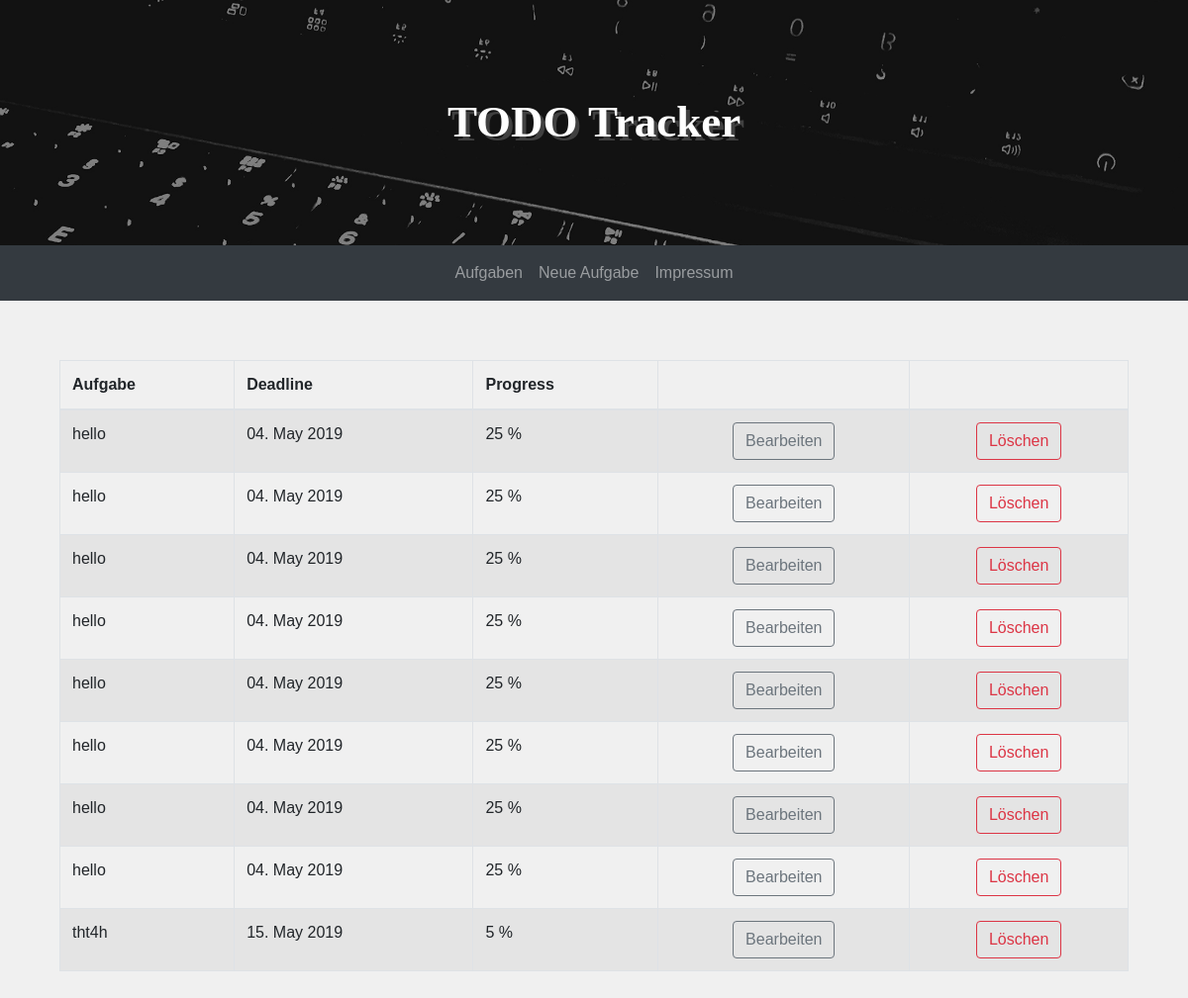
The app's page /catalog/, older data.
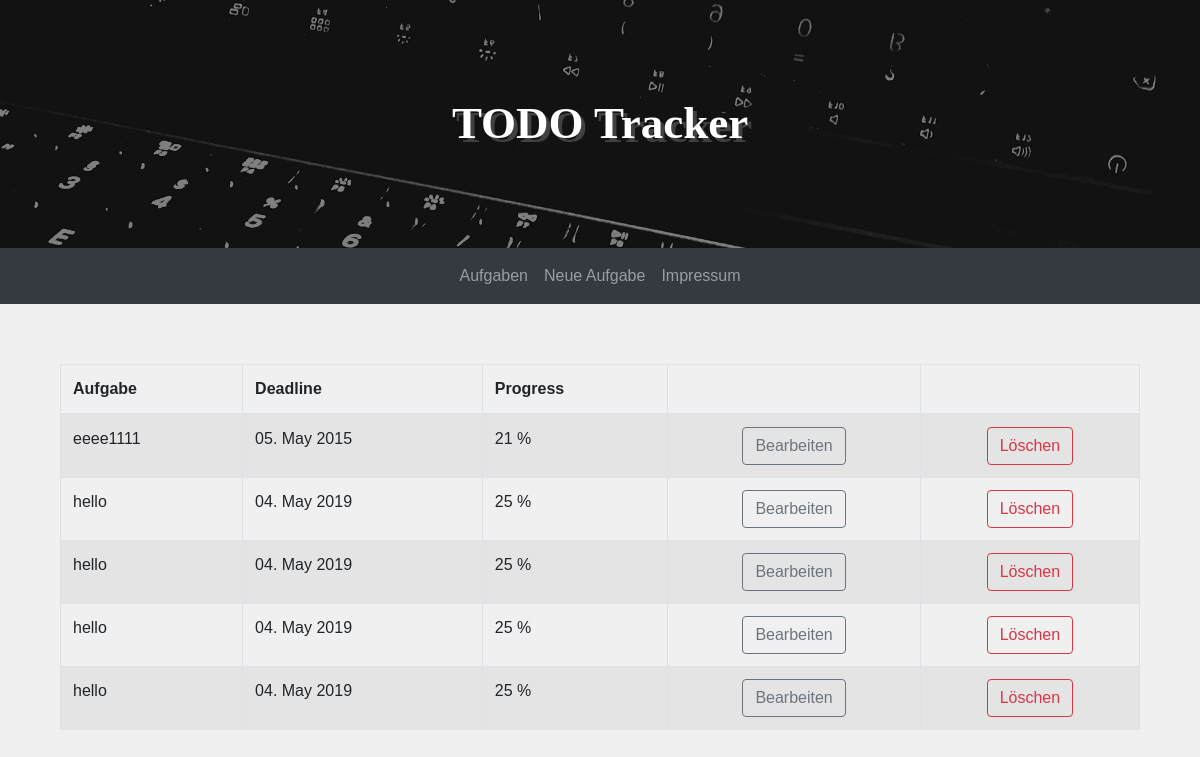
The same page, newer data.
### catalog/models.py (models this page shows, shortened)
class Todo(models.Model):
	name = models.CharField(max_length=80)
	deadline = models.DateField()
	progress = models.IntegerField()

### catalog/views.py (the view)
# urls.py: path('', views.index, name ='index'),
def index(request):
    todo_list = Todo.objects.all()
    context = {
        'todo_list': todo_list,
    }
    return render(request, 'index.html', context=context)

### catalog/templates/index.html
{% extends "base.html" %}
{% block content %}
<div class="contents">
   <div class="table-responsive">
      <table class="table table-striped table-bordered">
         <thead>
            <tr>
               <th scope="col">Aufgabe</th>
               <th scope="col">Deadline</th>
               <th scope="col">Progress</th>
               <th scope="col"></th>
               <th scope="col"></th>
            </tr>
         </thead>
         <tbody>
            {% for todo in todo_list %}
            <tr>
               <td>{{ todo.name }}</td>
               <td>{{ todo.deadline }}</td>
               <td>{{ todo.progress }} % </td>
               <td>
                  <center><a role="button" class="btn btn-outline-secondary" href="{% url 'page_edit_task' todo.pk %}">Bearbeiten</a></center>
               </td>
               <td>
                  <center><a role="button" onclick="return confirm('Are you sure you want to delete this?')" class="btn btn-outline-danger " href="{% url 'delete' todo.pk %}">Löschen</a></center>
               </td>
            </tr>
            {% endfor %}
         </tbody>
      </table>
   </div>
</div>
{% endblock %}

Row changes from the older to the newer data that the page shows:
removed Todo: name "hello", deadline "04. May 2019", progress "25"
removed Todo: name "hello", deadline "04. May 2019", progress "25"
removed Todo: name "hello", deadline "04. May 2019", progress "25"
removed Todo: name "hello", deadline "04. May 2019", progress "25"
removed Todo: name "tht4h", deadline "15. May 2019", progress "5"
added Todo: name "eeee1111", deadline "05. May 2015", progress "21"
